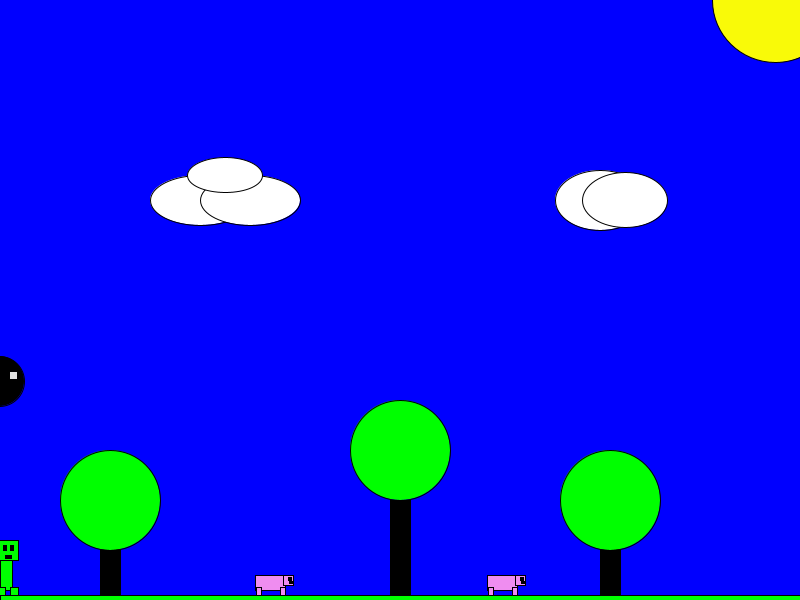
Frame 1 (no input)
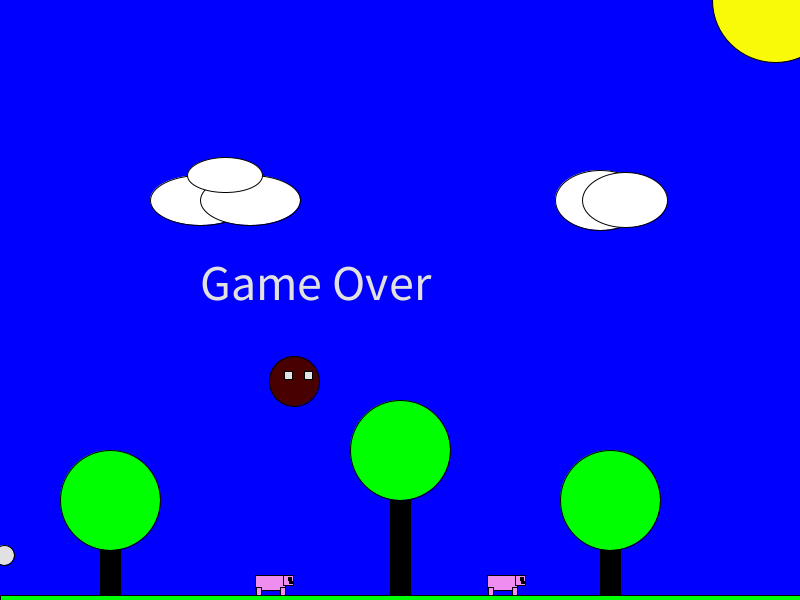
Frame 60 (the mouse pressed at the canvas centre just before this capture)
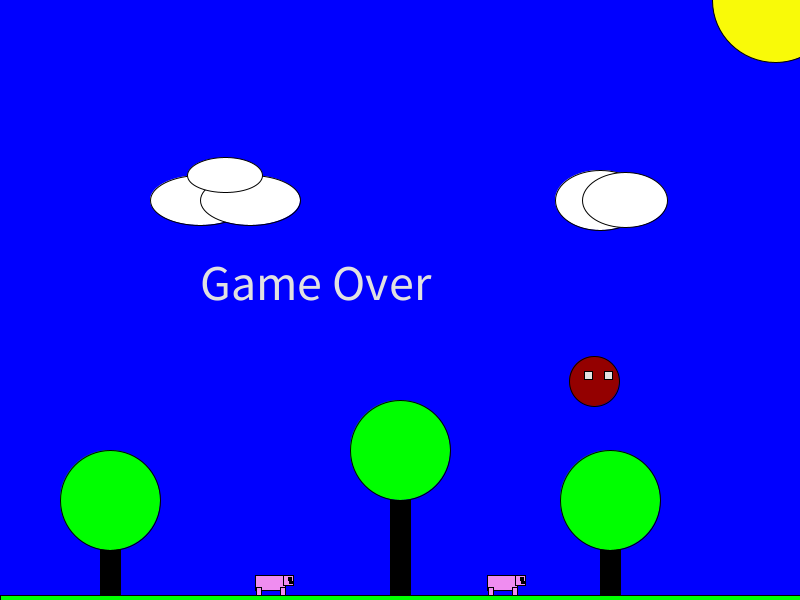
Frame 120 (the mouse held since frame 60 and released just before this capture)

The Processing sketch that drew these frames (run headless with seeded random() and noise(); from frame 60 on, the mouse is pressed at the canvas centre):

// Processing sketch: processing_103765
// ── processing_103765.pde

float treeXPosition = 600.0;
int launchPosition = -1;
int altitude = 0;
int explosionPosition = -1;
int pig1Position = (int) random (100, 700);
int pig2Position = (int) random (100, 700);
int birdAltitude = (int)random(25, 400);
int poop = birdAltitude;
int birdPosition = -1;
int birdPositionMax = 800;
int score = 0;
int cPosition = 0;
int poopPosition = -1;
int gameOver = 0;
void keyPressed() {
  if (key == ' ') {
    explosionPosition = cPosition;
    if ((explosionPosition >= (pig1Position - 50)) && (explosionPosition <= (pig1Position + 50))) {
      pig1Position = 900;
    }
    if ((explosionPosition >= (pig2Position - 50)) && (explosionPosition <= (pig2Position + 50))) {
      pig2Position = 900;
    }
    //setup ();
    fill (252, 98, 8);
    ellipse (explosionPosition, 575, 100, 100);
    //frameRate (.1);
  }
  else if ((key == 'f') && (launchPosition < 0)) {
    launchPosition = cPosition;
    altitude = 555;
    rect (mouseX, 565, 15, 15);
  }
   
  else {
    explosionPosition = -1;
  }
}
void drawTree(float xPosition)
{
  fill (0, 0, 0);
  rect (xPosition, 475, 20, 125);
  fill (0, 255, 0);
  ellipse (xPosition + 10, 500, 100, 100);
}
void mine () {
  int mineSpawn1 = (int) random (800);
  rect (mineSpawn1, 590, 20, 10);
}
void setup()
{
  noCursor ();
  size (800, 600);
  background(0, 0, 300);
  drawTree(100);
  fill (0, 255, 0);
  ellipse (400, 450, 100, 100);
  fill (0, 0, 0);
  rect (390, 500, 20, 200);
  fill (255, 255, 255);
  ellipse (200, 200, 100, 50);
  ellipse (250, 200, 100, 50);
  ellipse (225, 175, 75, 35);
  fill (0, 255, 0);
  fill (0, 0, 0);
  rect (treeXPosition, 475, 20, 125);
  fill (0, 255, 0);
  ellipse (treeXPosition + 10, 500, 100, 100);
  rect (0, 595, 800, 15);
  drawPiggy (pig1Position);
  drawPiggy (pig2Position);
  fill (249, 250, 8);
  ellipse (775, 0, 125, 125);
  drawCloud (600, 200, 90, 60);
}
 
void draw () {
if (explosionPosition != -1) {
    return;
  }
  creeper(cPosition);
  if (key == 'd' && keyPressed) {
    if (cPosition < pig1Position && cPosition < pig2Position)
    {
      cPosition = cPosition + 5;
    }
  }
  if (key == 'a' && keyPressed)
  {
    cPosition = cPosition - 5;
  }
  if ((poopPosition < 0) && (cPosition <= birdPosition)) {
    poopPosition = birdPosition;
    poop = birdAltitude;
  }
   
 
 
  if (launchPosition >= 0) {
    float r = random (225);
    float g = random (225);
    float b = random (225);
    fill (r, g, b);
    ellipse (launchPosition, altitude, 20, 20);
    altitude = altitude - 5;
    if (altitude < 0) {
      launchPosition = -1;
    }
  }
  if (birdPosition >= birdPositionMax) {
    birdPosition = 0;
    birdAltitude= (int)random(20, 80);
    birdAltitude= birdAltitude*5;
    if (poop > 600) {
      poopPosition = -1;
    }
  }
 
  fill (birdPosition/4, 0, 0);
  ellipse (birdPosition, birdAltitude, 50, 50);
  fill (225, 225, 225);
  rect (birdPosition + 10, birdAltitude - 10, 8, 8);
  rect (birdPosition - 10, birdAltitude - 10, 8, 8);
  birdPosition = birdPosition + 5;
  if (launchPosition >= ((birdPosition - 50)) && ((launchPosition <= (birdPosition + 50)) && ((altitude == (birdAltitude)))))
  {
    fill (255, 0, 0);
    ellipse (birdPosition, birdAltitude, 100, 100);
    birdAltitude = birdAltitude -50;
    birdPosition = 0;
    altitude = -40;
    score = score + 1;
  }
 
    
  if (score == 3) {
    fill (0);
    textSize (50);
    text("SSSSSssss... good jawb!!!", 100, 300);
    text("To continue hit another bird", 100, 350);
  }
  if (poopPosition >= 0) {
 
    ellipse (poopPosition, poop, 20, 20);
    poop = poop + 3;
  }
  if (((poopPosition <= (cPosition + 10)) && (poopPosition >= (cPosition - 1)) && (poop >= 540)) && (poop <= 590)) {
    gameOver = gameOver + 1;
    cPosition = 700000;
  }
  if (gameOver >= 1) {
    textSize (50);
    text ("Game Over", 200, 300);
}
}
 
void creeper (float cPosition) {
  setup ();
  fill(0, 255, 0);
  rect (cPosition, 550, 12, 40);
  rect (cPosition - 3, 587, 8, 8);
  rect (cPosition + 10, 587, 8, 8);
  rect (cPosition - 2, 540, 20, 20);
  fill (0, 0, 0);
  rect (cPosition + 3, 545, 3, 5);
  rect (cPosition + 10, 545, 3, 5);
  rect (cPosition + 5, 555, 6, 3);
}
void drawCloud(float xPosition, float yPosition, float cloudwidth, float cloudheight)
{
  fill (255, 255, 255);
  ellipse (xPosition, yPosition, cloudwidth, cloudheight);
  ellipse (xPosition + 25, yPosition, cloudwidth - 5, cloudheight - 5);
}
void drawPiggy (float xPos)
{
  if (xPos >= 0) {
    fill (239, 141, 240);
    rect (xPos, 575, 30, 15);
    rect (xPos + 1, 587, 5, 8);
    rect (xPos + 25, 587, 5, 8);
    rect (xPos + 28, 575, 10, 10);
    fill (0, 0, 0);
    rect (xPos + 33, 577, 3, 3);
    rect (xPos + 34, 581, 4, 2);
  }
}
